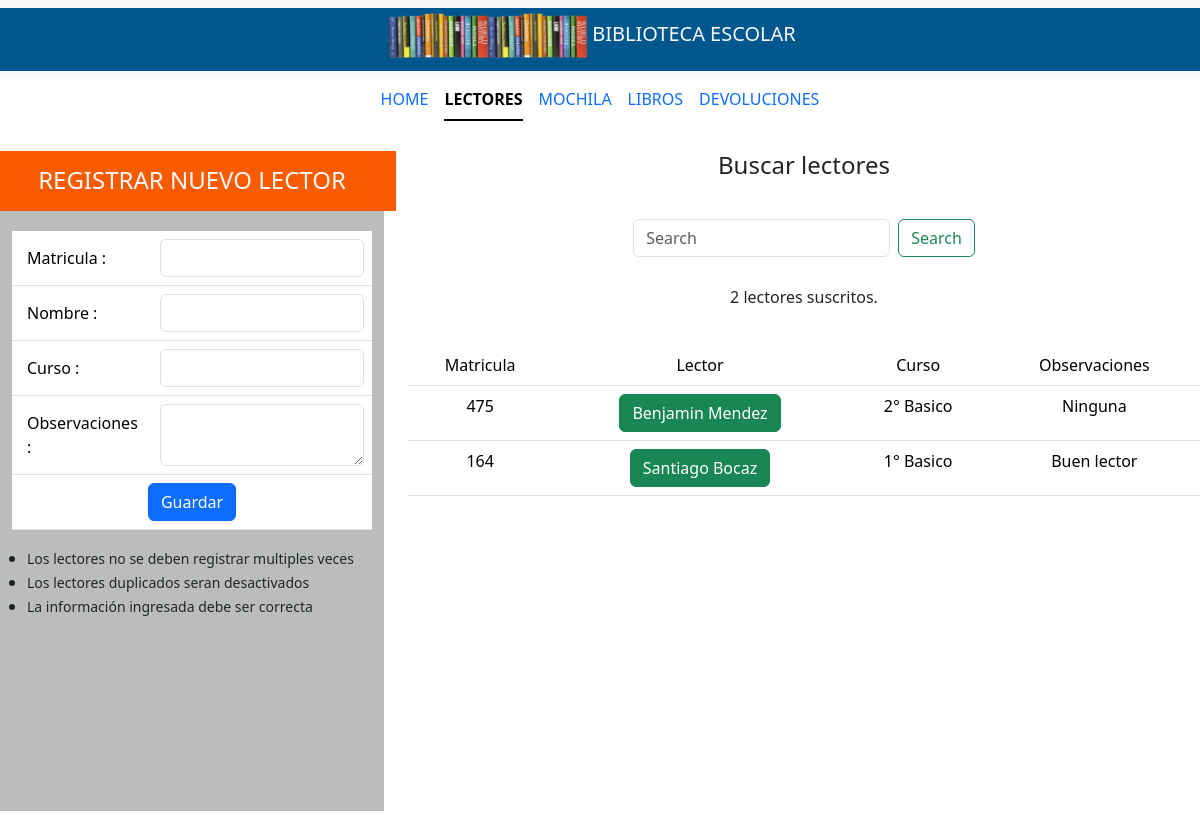
The page /lectores on the database as committed earlier.
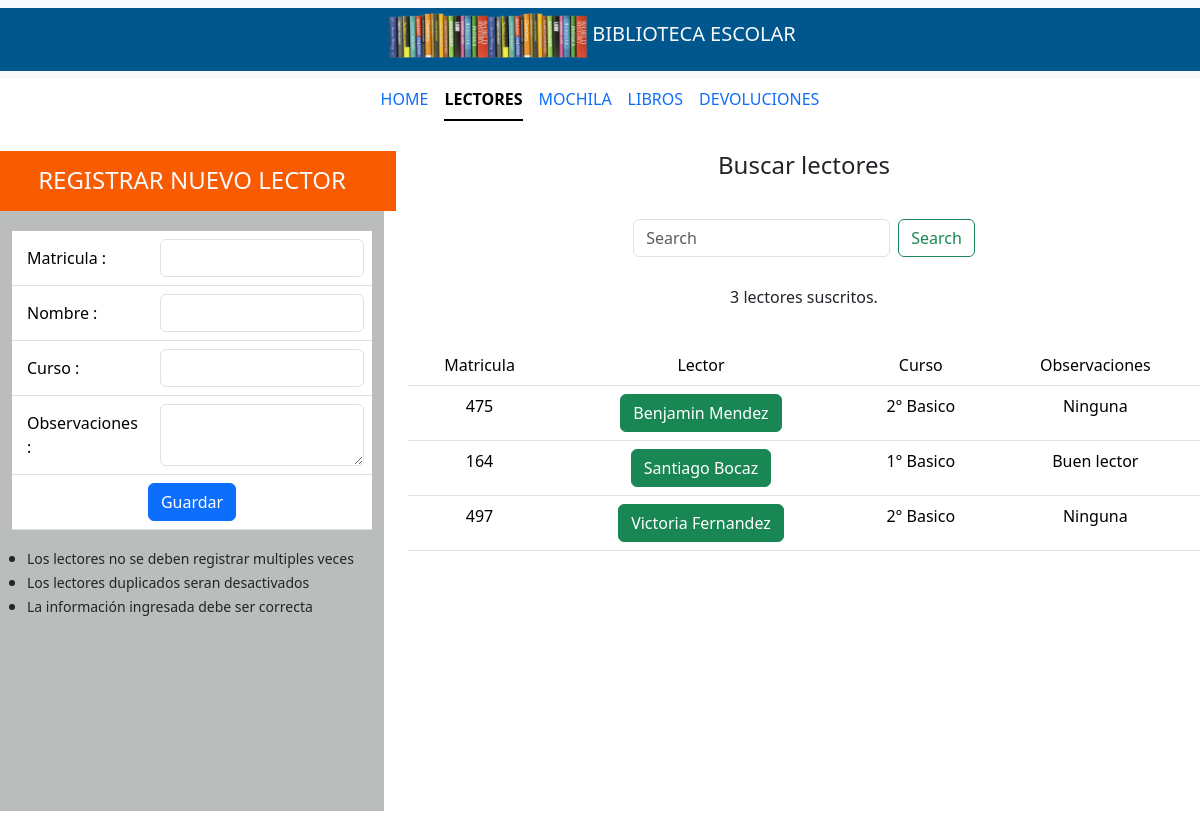
The same page on the database as committed later.
### sistema_biblioteca_app/models.py (models this page shows, shortened)
class Lector(models.Model):  # Cambiamos el nombre a "Lector" (singular)
    matricula = models.CharField(max_length=200, unique=True)  # Matrícula única
    nombre = models.CharField(max_length=200)  # Cambiamos 'lector' por 'nombre'
    curso = models.CharField(max_length=200, blank=True, null=True)
    observaciones = models.TextField(blank=True, null=True)  # Opcional
    activo = models.BooleanField(default=True)  # Cambiamos 'active' por 'activo'

### sistema_biblioteca_app/views.py (the view)
# urls.py: path('lectores', lectores_tab, name='lectores'),
def lectores_tab(request):
    query = request.GET.get('query', '')
    lista_lectores = Lector.objects.filter(  # Cambiado a Lector (singular)
        Q(matricula__icontains=query) | Q(nombre__icontains=query) | Q(curso__icontains=query)
    )
    return render(request, "lectores.html", {"current_tab": "lectores", "lectores": lista_lectores, "query": query})

### sistema_biblioteca_app/templates/lectores.html (shortened to what the changed rows need)
<!doctype html>
{% extends "index.html" %}
{% load static %}
{% block main_content %}
<div class="container-flex text-center justify-content-center align-items-center" style="padding-top: 10px; padding-bottom: 20px; margin-top: 10px;">
    <div class="row">
        <div class="col-md-8">
            <div class="row" style="margin-top: 20px;">
                <p>{{ lectores|length }} lectores suscritos.</p>
            </div>
            <div class="row" style="margin-top: 20px;">
                <div class="container" style="overflow-y:auto;height: 400px;">
                    <table class="table table-hover">
                        <thead>
                            <tr>
                                <td>Matricula</td>
                                <td>Lector</td>
                                <td>Curso</td>
                                <td>Observaciones</td>
                            </tr>
                        </thead>
                        <tbody>
                            {% for lector in lectores %}
                                <tr>
                                    <td>{{ lector.matricula }}</td>
                                    <td>
                                        {% if lector.activo %}
                                            <span class="btn btn-success">{{ lector.nombre }}</span>
                                        {% else %}
                                            <span class="btn btn-secondary">{{ lector.nombre }}</span>
                                        {% endif %}
                                    </td>
                                    <td>{{ lector.curso }}</td>
                                    <td>{{ lector.observaciones }}</td>
                                </tr>
                            {% endfor %}
                        </tbody>
                    </table>
                </div>
            </div>
        </div>
    </div>
</div>
{% endblock %}

Rows that differ between the two databases and show on the page:
added Lector: matricula "497", nombre "Victoria Fernandez", curso "2° Basico", observaciones "Ninguna"
Other text that changed with them:
{{ lectores|length }}: "2" → "3"
